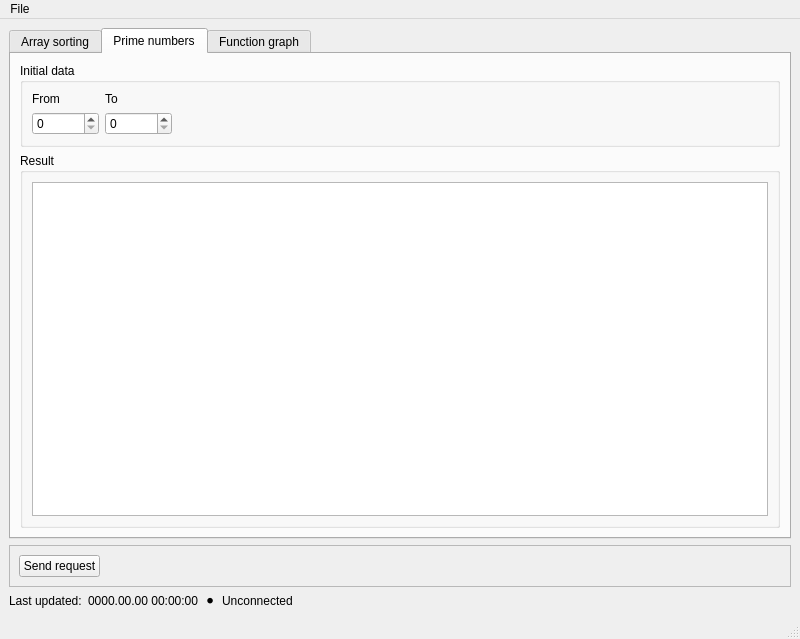
<?xml version="1.0" encoding="UTF-8"?>
<ui version="4.0">
 <class>MainWindow</class>
 <widget class="QMainWindow" name="MainWindow">
  <property name="geometry">
   <rect>
    <x>0</x>
    <y>0</y>
    <width>800</width>
    <height>639</height>
   </rect>
  </property>
  <property name="windowTitle">
   <string>MainWindow</string>
  </property>
  <widget class="QWidget" name="centralwidget">
   <layout class="QGridLayout" name="gridLayout_1">
    <item row="0" column="0">
     <widget class="QTabWidget" name="tabWidget_tasks">
      <property name="currentIndex">
       <number>1</number>
      </property>
      <widget class="QWidget" name="tab_sortArray">
       <attribute name="title">
        <string>Array sorting</string>
       </attribute>
       <layout class="QGridLayout" name="gridLayout_2">
        <item row="0" column="0" colspan="3">
         <widget class="QGroupBox" name="groupBox_1">
          <property name="title">
           <string>Initial data</string>
          </property>
          <layout class="QGridLayout" name="gridLayout_3">
           <item row="0" column="0">
            <widget class="QGroupBox" name="groupBox_2">
             <property name="title">
              <string>Generate random</string>
             </property>
             <layout class="QGridLayout" name="gridLayout_4">
              <item row="0" column="0">
               <widget class="QLabel" name="label_1">
                <property name="text">
                 <string>From</string>
                </property>
               </widget>
              </item>
              <item row="0" column="1">
               <widget class="QLabel" name="label_2">
                <property name="text">
                 <string>To</string>
                </property>
               </widget>
              </item>
              <item row="0" column="2">
               <widget class="QLabel" name="label_3">
                <property name="text">
                 <string>Count</string>
                </property>
               </widget>
              </item>
              <item row="1" column="0">
               <widget class="QSpinBox" name="spinBox_arraySorting_from">
                <property name="maximum">
                 <number>2147483647</number>
                </property>
               </widget>
              </item>
              <item row="1" column="1">
               <widget class="QSpinBox" name="spinBox_arraySorting_to">
                <property name="maximum">
                 <number>2147483647</number>
                </property>
               </widget>
              </item>
              <item row="1" column="2">
               <widget class="QSpinBox" name="spinBox_arraySorting_count">
                <property name="maximum">
                 <number>2147483647</number>
                </property>
               </widget>
              </item>
              <item row="1" column="3">
               <widget class="QPushButton" name="pushButton_arraySorting_generate">
                <property name="text">
                 <string>Generate</string>
                </property>
               </widget>
              </item>
             </layout>
            </widget>
           </item>
           <item row="0" column="1">
            <widget class="QGroupBox" name="groupBox_3">
             <property name="title">
              <string>From file</string>
             </property>
             <layout class="QGridLayout" name="gridLayout_5">
              <item row="0" column="0">
               <widget class="QLabel" name="label_4">
                <property name="text">
                 <string/>
                </property>
               </widget>
              </item>
              <item row="1" column="0">
               <widget class="QPushButton" name="pushButton_arraySorting_pickFile">
                <property name="text">
                 <string>Pick file</string>
                </property>
               </widget>
              </item>
             </layout>
            </widget>
           </item>
           <item row="0" column="2">
            <spacer name="horizontalSpacer">
             <property name="orientation">
              <enum>Qt::Horizontal</enum>
             </property>
             <property name="sizeHint" stdset="0">
              <size>
               <width>40</width>
               <height>20</height>
              </size>
             </property>
            </spacer>
           </item>
           <item row="1" column="0" colspan="3">
            <widget class="QPlainTextEdit" name="plainTextEdit_arraySorting_initialData"/>
           </item>
          </layout>
         </widget>
        </item>
        <item row="1" column="0" colspan="3">
         <widget class="QGroupBox" name="groupBox_4">
          <property name="title">
           <string>Result</string>
          </property>
          <layout class="QVBoxLayout" name="verticalLayout_1">
           <item>
            <widget class="QPlainTextEdit" name="plainTextEdit_arraySorting_resultData">
             <property name="readOnly">
              <bool>true</bool>
             </property>
            </widget>
           </item>
          </layout>
         </widget>
        </item>
       </layout>
      </widget>
      <widget class="QWidget" name="tab_primeNumbers">
       <attribute name="title">
        <string>Prime numbers</string>
       </attribute>
       <layout class="QGridLayout" name="gridLayout_6">
        <item row="0" column="0">
         <widget class="QGroupBox" name="groupBox_5">
          <property name="title">
           <string>Initial data</string>
          </property>
          <layout class="QGridLayout" name="gridLayout_7">
           <item row="0" column="0">
            <widget class="QLabel" name="label_5">
             <property name="text">
              <string>From</string>
             </property>
            </widget>
           </item>
           <item row="0" column="1">
            <widget class="QLabel" name="label_6">
             <property name="text">
              <string>To</string>
             </property>
            </widget>
           </item>
           <item row="1" column="0">
            <widget class="QSpinBox" name="spinBox_primeNumbers_from">
             <property name="maximum">
              <number>2147483647</number>
             </property>
            </widget>
           </item>
           <item row="1" column="1">
            <widget class="QSpinBox" name="spinBox_primeNumbers_to">
             <property name="maximum">
              <number>2147483647</number>
             </property>
            </widget>
           </item>
           <item row="1" column="2">
            <spacer name="horizontalSpacer_2">
             <property name="orientation">
              <enum>Qt::Horizontal</enum>
             </property>
             <property name="sizeHint" stdset="0">
              <size>
               <width>40</width>
               <height>20</height>
              </size>
             </property>
            </spacer>
           </item>
          </layout>
         </widget>
        </item>
        <item row="1" column="0">
         <widget class="QGroupBox" name="groupBox_6">
          <property name="title">
           <string>Result</string>
          </property>
          <layout class="QVBoxLayout" name="verticalLayout_2">
           <item>
            <widget class="QPlainTextEdit" name="plainTextEdit_primeNumbers_resultData">
             <property name="readOnly">
              <bool>true</bool>
             </property>
            </widget>
           </item>
          </layout>
         </widget>
        </item>
       </layout>
      </widget>
      <widget class="QWidget" name="tab_funcGraph">
       <attribute name="title">
        <string>Function graph</string>
       </attribute>
       <layout class="QGridLayout" name="gridLayout_9">
        <item row="0" column="0">
         <widget class="QGroupBox" name="groupBox_7">
          <property name="title">
           <string>Initial data</string>
          </property>
          <layout class="QGridLayout" name="gridLayout_10">
           <item row="0" column="0" colspan="2">
            <widget class="QFrame" name="frame_1">
             <layout class="QHBoxLayout" name="horizontalLayout_1">
              <item>
               <widget class="QComboBox" name="comboBox_funcGraph_equation"/>
              </item>
              <item>
               <widget class="QLabel" name="label_funcGraph_equation">
                <property name="text">
                 <string>Placeholder</string>
                </property>
               </widget>
              </item>
             </layout>
            </widget>
           </item>
           <item row="1" column="0">
            <widget class="QGroupBox" name="groupBox_8">
             <property name="title">
              <string>x points</string>
             </property>
             <layout class="QGridLayout" name="gridLayout_11">
              <item row="0" column="0">
               <widget class="QLabel" name="label_7">
                <property name="text">
                 <string>From</string>
                </property>
               </widget>
              </item>
              <item row="0" column="1">
               <widget class="QLabel" name="label_8">
                <property name="text">
                 <string>To</string>
                </property>
               </widget>
              </item>
              <item row="0" column="2">
               <widget class="QLabel" name="label_9">
                <property name="text">
                 <string>Step</string>
                </property>
               </widget>
              </item>
              <item row="1" column="0">
               <widget class="QSpinBox" name="spinBox_funcGraph_from">
                <property name="minimum">
                 <number>-2147483647</number>
                </property>
                <property name="maximum">
                 <number>2147483647</number>
                </property>
               </widget>
              </item>
              <item row="1" column="1">
               <widget class="QSpinBox" name="spinBox_funcGraph_to">
                <property name="minimum">
                 <number>-2147483647</number>
                </property>
                <property name="maximum">
                 <number>2147483647</number>
                </property>
               </widget>
              </item>
              <item row="1" column="2">
               <widget class="QSpinBox" name="spinBox_funcGraph_step">
                <property name="minimum">
                 <number>1</number>
                </property>
                <property name="maximum">
                 <number>2147483647</number>
                </property>
               </widget>
              </item>
             </layout>
            </widget>
           </item>
           <item row="1" column="1">
            <widget class="QGroupBox" name="groupBox_9">
             <property name="title">
              <string>Constants</string>
             </property>
             <layout class="QGridLayout" name="gridLayout_12">
              <item row="0" column="0">
               <widget class="QLabel" name="label_10">
                <property name="text">
                 <string>a</string>
                </property>
               </widget>
              </item>
              <item row="0" column="1">
               <widget class="QLabel" name="label_11">
                <property name="text">
                 <string>b</string>
                </property>
               </widget>
              </item>
              <item row="0" column="2">
               <widget class="QLabel" name="label_12">
                <property name="text">
                 <string>c</string>
                </property>
               </widget>
              </item>
              <item row="1" column="0">
               <widget class="QSpinBox" name="spinBox_funcGraph_constA">
                <property name="maximum">
                 <number>2147483647</number>
                </property>
               </widget>
              </item>
              <item row="1" column="1">
               <widget class="QSpinBox" name="spinBox_funcGraph_constB">
                <property name="maximum">
                 <number>2147483647</number>
                </property>
               </widget>
              </item>
              <item row="1" column="2">
               <widget class="QSpinBox" name="spinBox_funcGraph_constC">
                <property name="maximum">
                 <number>2147483647</number>
                </property>
               </widget>
              </item>
             </layout>
            </widget>
           </item>
          </layout>
         </widget>
        </item>
        <item row="1" column="0">
         <widget class="QGroupBox" name="groupBox">
          <property name="sizePolicy">
           <sizepolicy hsizetype="Preferred" vsizetype="Expanding">
            <horstretch>0</horstretch>
            <verstretch>0</verstretch>
           </sizepolicy>
          </property>
          <property name="title">
           <string>Result</string>
          </property>
          <layout class="QVBoxLayout" name="verticalLayout">
           <item>
            <widget class="QChartView" name="chartView_funcGraph_chart"/>
           </item>
          </layout>
         </widget>
        </item>
       </layout>
      </widget>
     </widget>
    </item>
    <item row="1" column="0">
     <widget class="QFrame" name="frame_2">
      <property name="frameShape">
       <enum>QFrame::StyledPanel</enum>
      </property>
      <property name="frameShadow">
       <enum>QFrame::Raised</enum>
      </property>
      <layout class="QHBoxLayout" name="horizontalLayout_2">
       <item>
        <widget class="QPushButton" name="pushButton_sendRequest">
         <property name="text">
          <string>Send request</string>
         </property>
        </widget>
       </item>
       <item>
        <spacer name="horizontalSpacer_3">
         <property name="orientation">
          <enum>Qt::Horizontal</enum>
         </property>
         <property name="sizeHint" stdset="0">
          <size>
           <width>40</width>
           <height>20</height>
          </size>
         </property>
        </spacer>
       </item>
      </layout>
     </widget>
    </item>
    <item row="2" column="0">
     <layout class="QHBoxLayout" name="horizontalLayout_3">
      <item>
       <widget class="QLabel" name="label_lastUpdatedText">
        <property name="text">
         <string>Last updated:</string>
        </property>
       </widget>
      </item>
      <item>
       <widget class="QLabel" name="label_lastUpdatedDatetime">
        <property name="autoFillBackground">
         <bool>true</bool>
        </property>
        <property name="text">
         <string>0000.00.00 00:00:00</string>
        </property>
       </widget>
      </item>
      <item>
       <widget class="QLabel" name="label_connectionIndicator">
        <property name="text">
         <string>&lt;html&gt;&lt;head/&gt;&lt;body&gt;&lt;p&gt;⚫&lt;/p&gt;&lt;/body&gt;&lt;/html&gt;</string>
        </property>
        <property name="textFormat">
         <enum>Qt::RichText</enum>
        </property>
       </widget>
      </item>
      <item>
       <widget class="QLabel" name="label_connectionText">
        <property name="text">
         <string>Unconnected</string>
        </property>
       </widget>
      </item>
      <item>
       <spacer name="spacer_2">
        <property name="orientation">
         <enum>Qt::Horizontal</enum>
        </property>
        <property name="sizeHint" stdset="0">
         <size>
          <width>5</width>
          <height>5</height>
         </size>
        </property>
       </spacer>
      </item>
     </layout>
    </item>
   </layout>
  </widget>
  <widget class="QMenuBar" name="menubar">
   <property name="geometry">
    <rect>
     <x>0</x>
     <y>0</y>
     <width>800</width>
     <height>22</height>
    </rect>
   </property>
   <widget class="QMenu" name="menuFile">
    <property name="title">
     <string>File</string>
    </property>
    <addaction name="action_settings"/>
    <addaction name="separator"/>
    <addaction name="action_exit"/>
   </widget>
   <addaction name="menuFile"/>
  </widget>
  <widget class="QStatusBar" name="statusbar"/>
  <action name="action_settings">
   <property name="text">
    <string>Settings</string>
   </property>
  </action>
  <action name="action_exit">
   <property name="text">
    <string>Exit</string>
   </property>
  </action>
 </widget>
 <customwidgets>
  <customwidget>
   <class>QChartView</class>
   <extends>QGraphicsView</extends>
   <header>QtCharts</header>
  </customwidget>
 </customwidgets>
 <resources/>
 <connections/>
</ui>
